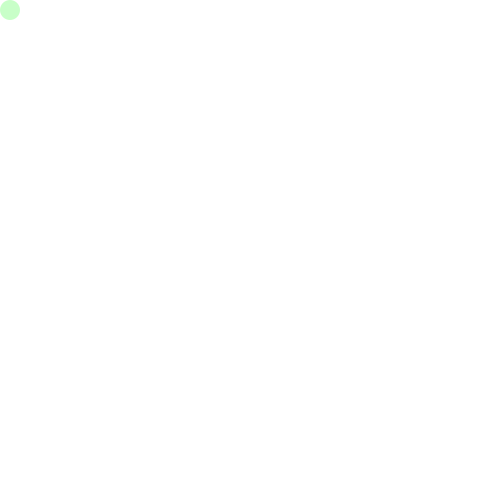
Frame 1 (no input)
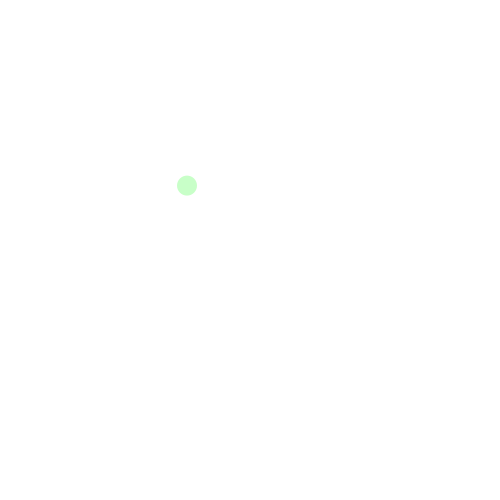
Frame 60 (the mouse pressed at the canvas centre just before this capture)
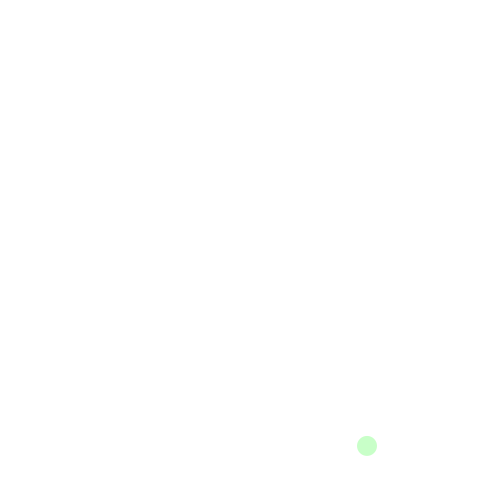
Frame 120 (the mouse held since frame 60 and released just before this capture)

The Processing sketch that drew these frames (run headless with seeded random() and noise(); from frame 60 on, the mouse is pressed at the canvas centre):

// Processing sketch: HW0302
// ── HW0302.pde
void setup(){
	size(500,500);
	smooth();
	noStroke();
	ellipseMode(CORNER);
	fill(200,255,200);
	frameRate(30);
}

float d = 20;
float x = 0;
float y = 0;
float vx = 3;
float vy = 0;

void draw(){
	background(255);
	ellipse(x,y,d,d);
	// x-axis
	x += vx;
	if(x < 0 || x + d > width){
		vx *= -0.8;
		if(x < 0){
			x *= -1;
		}
		else if(x + d > width){
			x = 2 * (width - d) - x;
		}
	}
	// y-axis
	vy += 1;
	y += vy;
	if(y + d > height){
		vy *= -0.8;
		y = 2 * (height - d) - y;
	}
}
